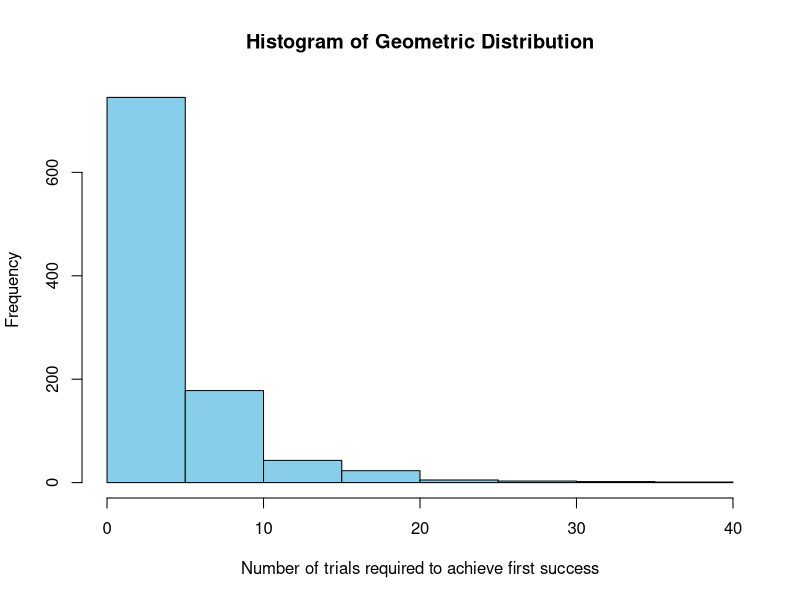
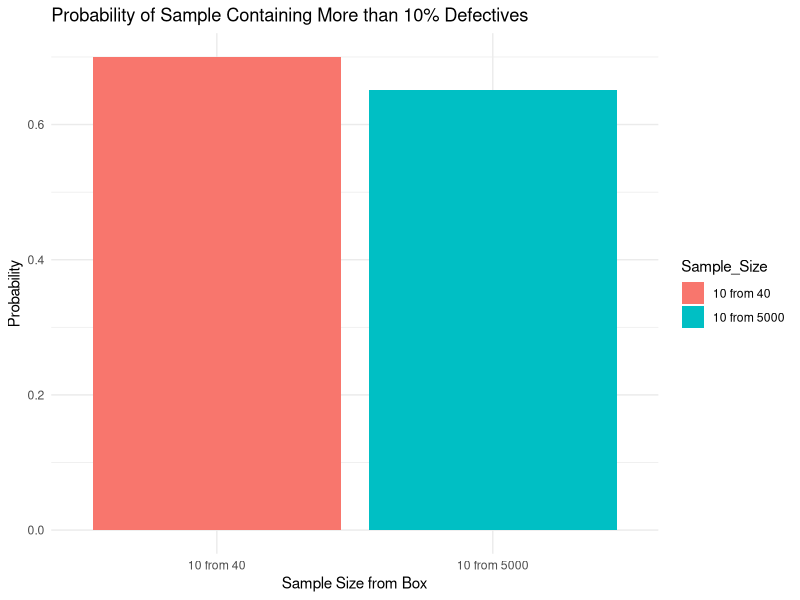

Write R code to recreate these figures, in order.
## ---- chunk 1
knitr::opts_chunk$set(echo = TRUE)
## ---- chunk 2
## I. Geometric Distribution
# Set the probability of success
p <- 0.2

# Generate 1000 random variables from the geometric distribution
x <- rgeom(1000, p)

# Calculate basic statistics
mean_x <- mean(x)
var_x <- var(x)
sd_x <- sd(x)

# Print the results
cat("Number of trials required to achieve first success:\n")
cat("Mean (in 2 decimal places): ", sprintf("%.2f", mean_x), "\n", sep="")
cat("Variance (in 2 decimal places): ", sprintf("%.2f", var_x), "\n", sep="")
cat("Standard deviation (in 2 decimal places): ", sprintf("%.2f", sd_x), "\n", sep="")

# Plot the histogram
hist(x, main="Histogram of Geometric Distribution", xlab="Number of trials required to achieve first success", ylab="Frequency", col="skyblue")
## ---- chunk 3
## II. Hypergeometric Distribution

# (1)

# Parameters
sample_size <- 10
box_size <- 40
defectives_in_population <- 0.1 * box_size  # 10% of 40

# Calculate probability
probability_more_than_10_percent <- 1 - phyper(sample_size * 0.1 - 1, defectives_in_population, box_size - defectives_in_population, sample_size)
print(probability_more_than_10_percent)

#(2)

# Parameters
sample_size <- 10
box_size <- 5000
defectives_in_population <- 0.1 * box_size  # 10% of 5000

# Calculate probability
probability_more_than_10_percent <- 1 - phyper(sample_size * 0.1 - 1, defectives_in_population, box_size - defectives_in_population, sample_size)
print(probability_more_than_10_percent)

##PLOTTING

# Required libraries
library(ggplot2)

# Function to calculate probability
calculate_probability <- function(sample_size, box_size, defectives_percentage) {
  defectives_in_population <- defectives_percentage * box_size
  probability_more_than_10_percent <- 1 - phyper(sample_size * 0.1 - 1, defectives_in_population, box_size - defectives_in_population, sample_size)
  return(probability_more_than_10_percent)
}

# Parameters
sample_sizes <- c(10, 10)
box_sizes <- c(40, 5000)
defectives_percentages <- c(0.1, 0.1)

# Calculate probabilities
probabilities <- sapply(1:length(sample_sizes), function(i) {
  calculate_probability(sample_sizes[i], box_sizes[i], defectives_percentages[i])
})

# Data frame for plotting
data <- data.frame(Sample_Size = rep(c("10 from 40", "10 from 5000"), each = 1),
                   Probability = probabilities)

# Plot
ggplot(data, aes(x = Sample_Size, y = Probability, fill = Sample_Size)) +
  geom_bar(stat = "identity", position = "dodge") +
  labs(title = "Probability of Sample Containing More than 10% Defectives",
       x = "Sample Size from Box",
       y = "Probability") +
  theme_minimal()
